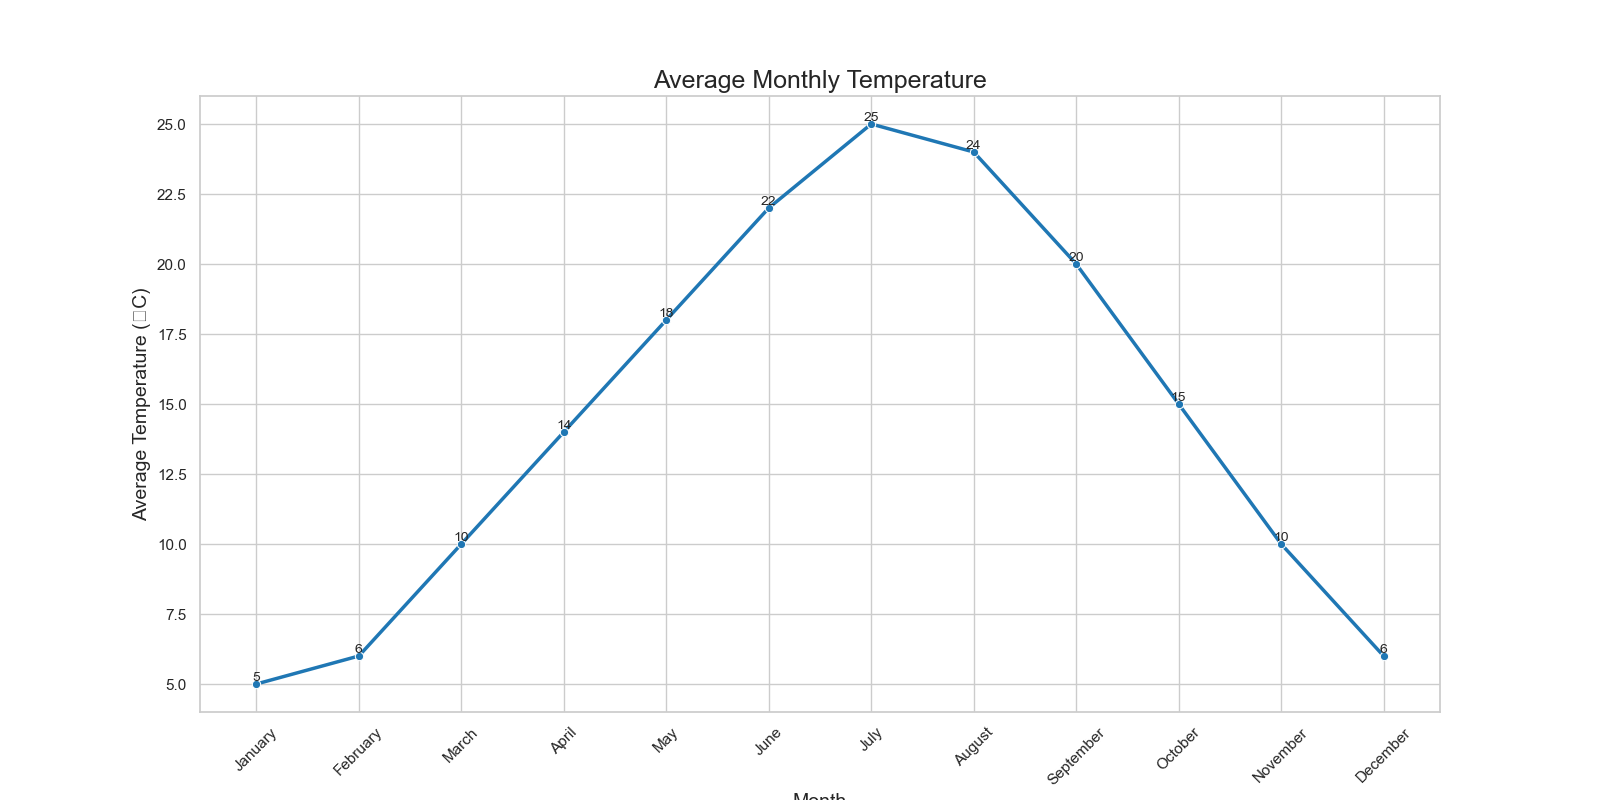

Write the Python code that produced this figure.

import pandas as pd
import seaborn as sns
import matplotlib.pyplot as plt

# Data
data = {
    'Month': ['January', 'February', 'March', 'April', 'May', 'June',
              'July', 'August', 'September', 'October', 'November', 'December'],
    'Average_Temperature_Celsius': [5, 6, 10, 14, 18, 22, 25, 24, 20, 15, 10, 6]
}

# Create DataFrame
df = pd.DataFrame(data)

# Adjusting the aesthetics
sns.set_theme(style="whitegrid")

# Create the plot
plt.figure(figsize=(16, 8))
lineplot = sns.lineplot(x='Month', y='Average_Temperature_Celsius', data=df, marker='o', linewidth=2.5,
                        color='#1f77b4')

# Customize the axes and title
plt.xticks(rotation=45)
plt.xlabel('Month', fontsize=14)
plt.ylabel('Average Temperature (°C)', fontsize=14)
plt.title('Average Monthly Temperature', fontsize=18)

# Annotating the data points
for x, y in zip(df['Month'], df['Average_Temperature_Celsius']):
    plt.text(x, y, y, ha='center', va='bottom', fontsize=10)

# Show the plot
plt.show()
